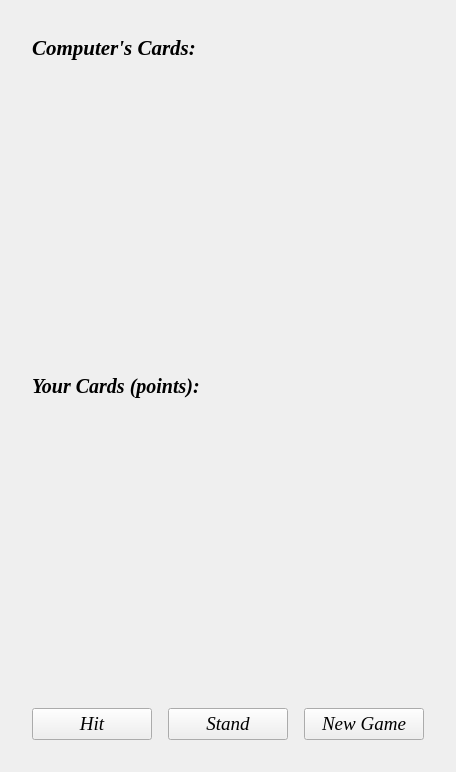
<?xml version="1.0" encoding="UTF-8"?>
<ui version="4.0">
 <class>Widget</class>
 <widget class="QWidget" name="Widget">
  <property name="geometry">
   <rect>
    <x>0</x>
    <y>0</y>
    <width>456</width>
    <height>772</height>
   </rect>
  </property>
  <property name="sizePolicy">
   <sizepolicy hsizetype="Fixed" vsizetype="Fixed">
    <horstretch>0</horstretch>
    <verstretch>0</verstretch>
   </sizepolicy>
  </property>
  <property name="minimumSize">
   <size>
    <width>456</width>
    <height>772</height>
   </size>
  </property>
  <property name="maximumSize">
   <size>
    <width>456</width>
    <height>772</height>
   </size>
  </property>
  <property name="windowTitle">
   <string>Widget</string>
  </property>
  <widget class="QLabel" name="labelRobot">
   <property name="geometry">
    <rect>
     <x>32</x>
     <y>32</y>
     <width>392</width>
     <height>32</height>
    </rect>
   </property>
   <property name="font">
    <font>
     <family>Times New Roman</family>
     <pointsize>16</pointsize>
     <italic>true</italic>
     <bold>true</bold>
    </font>
   </property>
   <property name="text">
    <string>Computer's Cards:</string>
   </property>
  </widget>
  <widget class="QLabel" name="labelPlayer">
   <property name="geometry">
    <rect>
     <x>32</x>
     <y>370</y>
     <width>392</width>
     <height>32</height>
    </rect>
   </property>
   <property name="font">
    <font>
     <family>Times New Roman</family>
     <pointsize>15</pointsize>
     <italic>true</italic>
     <bold>true</bold>
    </font>
   </property>
   <property name="text">
    <string>Your Cards (points):</string>
   </property>
  </widget>
  <widget class="QPushButton" name="hitBtn">
   <property name="geometry">
    <rect>
     <x>32</x>
     <y>708</y>
     <width>120</width>
     <height>32</height>
    </rect>
   </property>
   <property name="font">
    <font>
     <family>Times New Roman</family>
     <pointsize>14</pointsize>
     <italic>true</italic>
     <bold>false</bold>
    </font>
   </property>
   <property name="text">
    <string>Hit</string>
   </property>
  </widget>
  <widget class="QPushButton" name="newBtn">
   <property name="geometry">
    <rect>
     <x>304</x>
     <y>708</y>
     <width>120</width>
     <height>32</height>
    </rect>
   </property>
   <property name="font">
    <font>
     <family>Times New Roman</family>
     <pointsize>14</pointsize>
     <italic>true</italic>
     <bold>false</bold>
    </font>
   </property>
   <property name="text">
    <string>New Game</string>
   </property>
  </widget>
  <widget class="QPushButton" name="standBtn">
   <property name="geometry">
    <rect>
     <x>168</x>
     <y>708</y>
     <width>120</width>
     <height>32</height>
    </rect>
   </property>
   <property name="font">
    <font>
     <family>Times New Roman</family>
     <pointsize>14</pointsize>
     <italic>true</italic>
     <bold>false</bold>
    </font>
   </property>
   <property name="text">
    <string>Stand</string>
   </property>
  </widget>
 </widget>
 <resources/>
 <connections/>
</ui>
